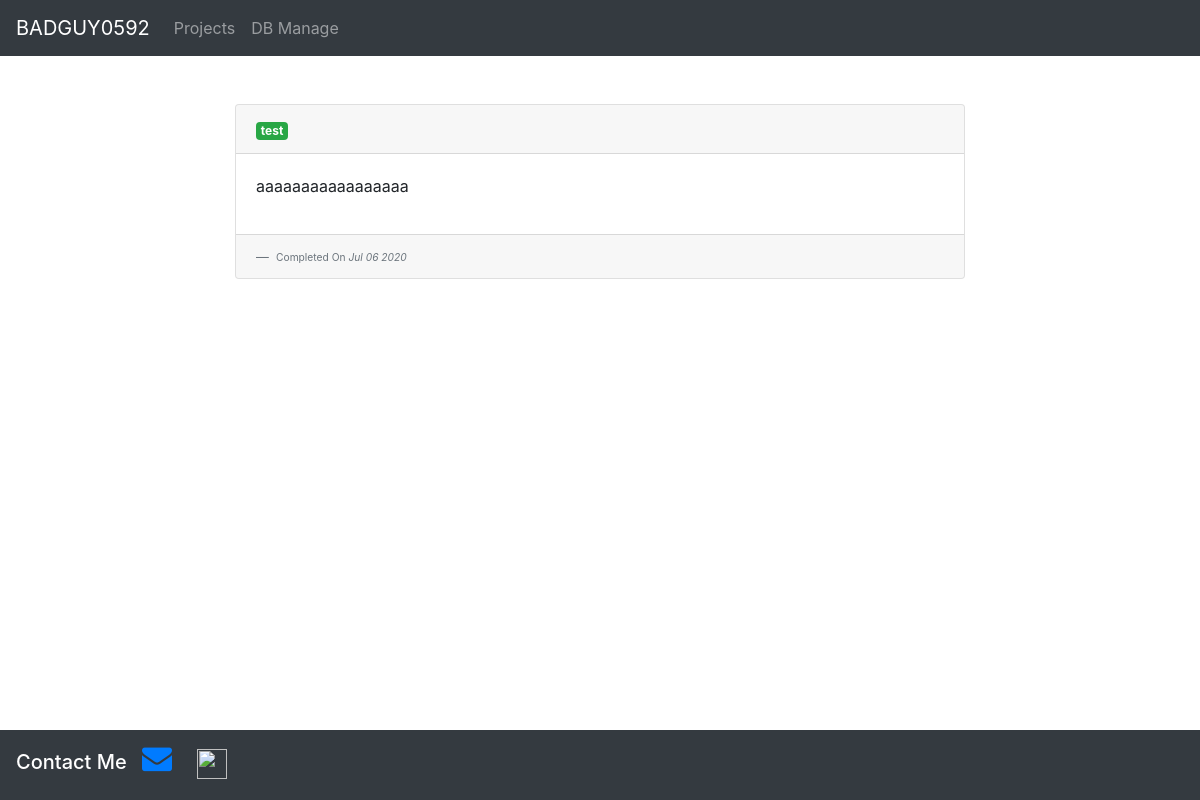
The page /projects/1 on the database as committed earlier.
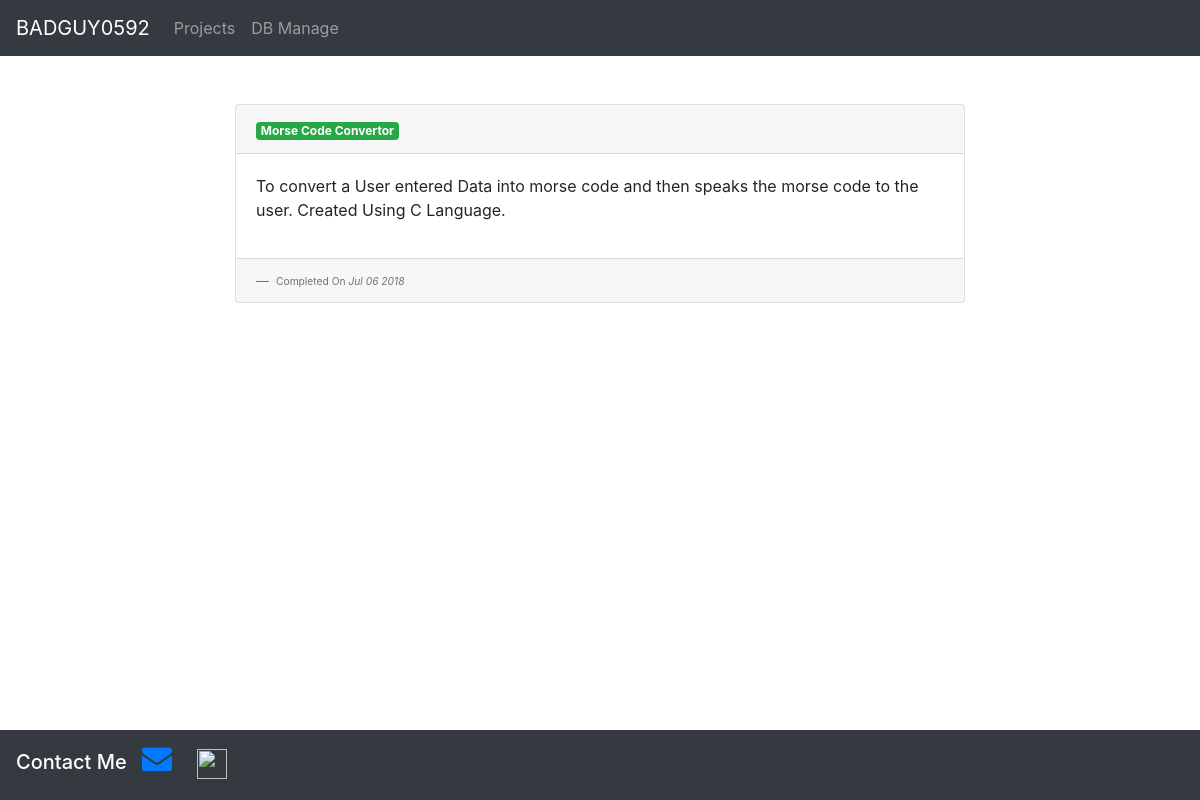
The same page on the database as committed later.
### blog/models.py (models this page shows, shortened)
class Blog(models.Model):
    title = models.CharField(max_length=100)
    description = models.TextField()
    date = models.DateField(("Date"),default="django.utils.timezone.now")
    urls = models.URLField(blank=True,max_length=50)

### blog/views.py (the view)
# urls.py: path('<int:blog_id>', views.blog_page, name="blog_page")
def blog_page(request,blog_id):
    blog=get_object_or_404(Blog, pk=blog_id)
    return render(request, 'blog/detail.html',{'blog':blog})

### blog/templates/blog/detail.html (shortened to what this page needs)
<!DOCTYPE html>
<html lang="en" dir="ltr">
  <head>
    <link rel="stylesheet" href="https://stackpath.bootstrapcdn.com/bootstrap/4.4.1/css/bootstrap.min.css">
    <link rel="stylesheet" href="https://cdnjs.cloudflare.com/ajax/libs/font-awesome/4.7.0/css/font-awesome.min.css">
  </head>
  <body>
    {% load static %}
    <nav class="navbar navbar-expand-lg navbar-dark bg-dark">
      <a class="navbar-brand" href="{% url 'portfolio:home' %}">BADGUY0592</a>
      <div class="collapse navbar-collapse" id="navbarText">
        <ul class="navbar-nav mr-auto">
          <li class="nav-item">
            <a class="nav-link" href="{% url 'blog:home' %}">Projects</a>
          </li>
          <li class="nav-item">
            <a class="nav-link" href="/admin">DB Manage</a>
          </li>
        </ul>
      </div>
    </nav>
    <br><Br>
    <div class="container">
      <div class="row">
        <div class="col"></div>
        <div class="col-lg-8 col-md-6">
          <div class="card">
            <div class="card-header">
              <span class="badge badge-success">{{blog.title}}</span>
            </div>
            <div class="card-body">
              <p>{{blog.description}}</p>
            </div>
            <div class="card-footer">
              <footer class="blockquote-footer">
                <small class="text-muted">
                  Completed On <cite title="Source Title">{{blog.date|date:'M d Y'}}</cite>
                </small>
              </footer>
            </div>
          </div>
        </div>
        <div class="col"></div>
      </div>
    </div>
    <br><br><br><br>
    <div class="navbar navbar-expand-lg navbar-dark bg-dark footer">
      <span class="h5 navbar-brand">
        Contact Me
        <a href="mailto:" style="padding:10px"><i class="fa fa-envelope" style="font-size:30px;"></i></a>
        <a href="#" style="padding:10px"><img src="{% static 'personalportfolio/discord.png' %}" style="width:30px;height:30px" alt=""></a>
      </span>
    </div>
  </body>
</html>

Rows that differ between the two databases and show on the page:
changed Blog: title "test" → "Morse Code Convertor"; description "aaaaaaaaaaaaaaaaa" → "To convert a User entered Data into morse code and then speaks the morse code to the user. Created Using C Language."; date "Jul 06 2020" → "Jul 06 2018"
